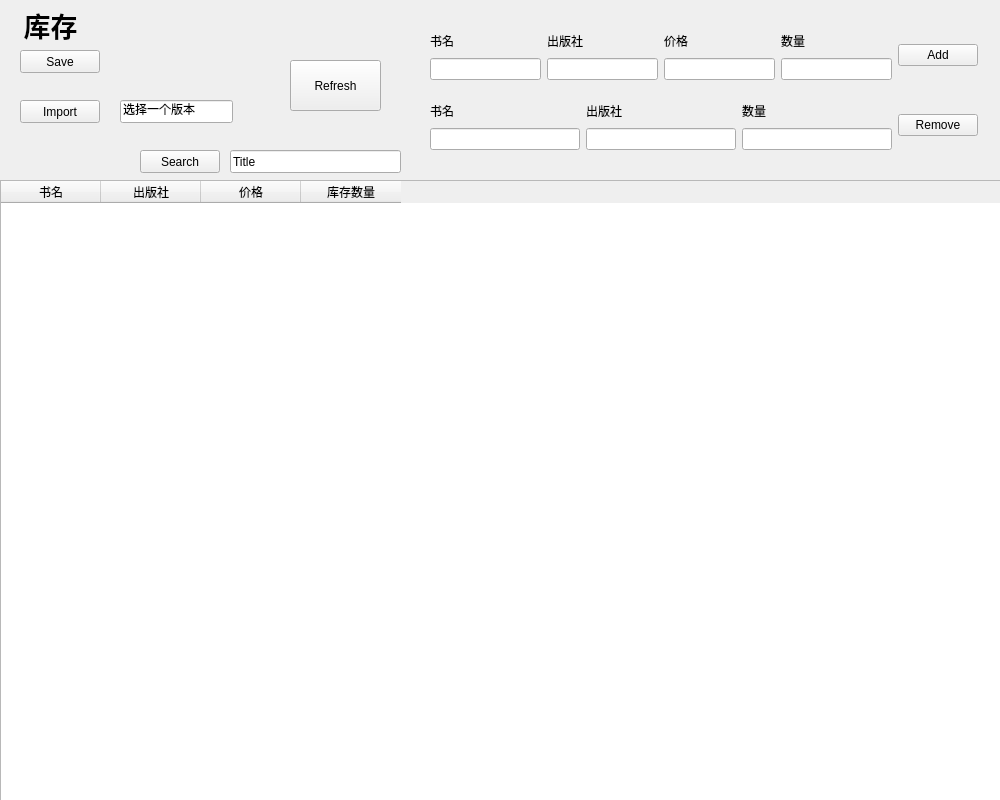
<?xml version="1.0" encoding="UTF-8"?>
<ui version="4.0">
 <class>PGInventory</class>
 <widget class="QWidget" name="PGInventory">
  <property name="geometry">
   <rect>
    <x>0</x>
    <y>0</y>
    <width>1000</width>
    <height>800</height>
   </rect>
  </property>
  <property name="minimumSize">
   <size>
    <width>1000</width>
    <height>800</height>
   </size>
  </property>
  <property name="windowTitle">
   <string>Form</string>
  </property>
  <widget class="QTableWidget" name="tableWidget">
   <property name="geometry">
    <rect>
     <x>0</x>
     <y>180</y>
     <width>1001</width>
     <height>621</height>
    </rect>
   </property>
   <column>
    <property name="text">
     <string>书名</string>
    </property>
   </column>
   <column>
    <property name="text">
     <string>出版社</string>
    </property>
   </column>
   <column>
    <property name="text">
     <string>价格</string>
    </property>
   </column>
   <column>
    <property name="text">
     <string>库存数量</string>
    </property>
   </column>
  </widget>
  <widget class="QWidget" name="layoutWidget">
   <property name="geometry">
    <rect>
     <x>430</x>
     <y>100</y>
     <width>548</width>
     <height>50</height>
    </rect>
   </property>
   <layout class="QHBoxLayout" name="horizontalLayout_3">
    <item>
     <layout class="QHBoxLayout" name="horizontalLayout_4">
      <item>
       <layout class="QVBoxLayout" name="verticalLayout_5">
        <item>
         <widget class="QLabel" name="label_5">
          <property name="text">
           <string>书名</string>
          </property>
         </widget>
        </item>
        <item>
         <widget class="QLineEdit" name="removeTitle"/>
        </item>
       </layout>
      </item>
      <item>
       <layout class="QVBoxLayout" name="verticalLayout_6">
        <item>
         <widget class="QLabel" name="label_6">
          <property name="text">
           <string>出版社</string>
          </property>
         </widget>
        </item>
        <item>
         <widget class="QLineEdit" name="removePress"/>
        </item>
       </layout>
      </item>
      <item>
       <layout class="QVBoxLayout" name="verticalLayout_8">
        <item>
         <widget class="QLabel" name="label_8">
          <property name="text">
           <string>数量</string>
          </property>
         </widget>
        </item>
        <item>
         <widget class="QLineEdit" name="removeAmount"/>
        </item>
       </layout>
      </item>
     </layout>
    </item>
    <item>
     <widget class="QPushButton" name="PBRemove">
      <property name="text">
       <string>Remove</string>
      </property>
     </widget>
    </item>
   </layout>
  </widget>
  <widget class="QWidget" name="layoutWidget">
   <property name="geometry">
    <rect>
     <x>430</x>
     <y>30</y>
     <width>548</width>
     <height>50</height>
    </rect>
   </property>
   <layout class="QHBoxLayout" name="horizontalLayout_2">
    <item>
     <layout class="QHBoxLayout" name="horizontalLayout">
      <item>
       <layout class="QVBoxLayout" name="verticalLayout">
        <item>
         <widget class="QLabel" name="label">
          <property name="text">
           <string>书名</string>
          </property>
         </widget>
        </item>
        <item>
         <widget class="QLineEdit" name="addTitle"/>
        </item>
       </layout>
      </item>
      <item>
       <layout class="QVBoxLayout" name="verticalLayout_2">
        <item>
         <widget class="QLabel" name="label_2">
          <property name="text">
           <string>出版社</string>
          </property>
         </widget>
        </item>
        <item>
         <widget class="QLineEdit" name="addPress"/>
        </item>
       </layout>
      </item>
      <item>
       <layout class="QVBoxLayout" name="verticalLayout_3">
        <item>
         <widget class="QLabel" name="label_3">
          <property name="text">
           <string>价格</string>
          </property>
         </widget>
        </item>
        <item>
         <widget class="QLineEdit" name="addPrice"/>
        </item>
       </layout>
      </item>
      <item>
       <layout class="QVBoxLayout" name="verticalLayout_4">
        <item>
         <widget class="QLabel" name="label_4">
          <property name="text">
           <string>数量</string>
          </property>
         </widget>
        </item>
        <item>
         <widget class="QLineEdit" name="addAmount"/>
        </item>
       </layout>
      </item>
     </layout>
    </item>
    <item>
     <widget class="QPushButton" name="PBAdd">
      <property name="text">
       <string>Add</string>
      </property>
     </widget>
    </item>
   </layout>
  </widget>
  <widget class="QPushButton" name="PBSearch">
   <property name="geometry">
    <rect>
     <x>140</x>
     <y>150</y>
     <width>80</width>
     <height>23</height>
    </rect>
   </property>
   <property name="text">
    <string>Search</string>
   </property>
  </widget>
  <widget class="QLineEdit" name="searchLine">
   <property name="geometry">
    <rect>
     <x>230</x>
     <y>150</y>
     <width>171</width>
     <height>23</height>
    </rect>
   </property>
   <property name="text">
    <string>Title</string>
   </property>
  </widget>
  <widget class="QPushButton" name="PBUpdate">
   <property name="geometry">
    <rect>
     <x>290</x>
     <y>60</y>
     <width>91</width>
     <height>51</height>
    </rect>
   </property>
   <property name="text">
    <string>Refresh</string>
   </property>
  </widget>
  <widget class="QPushButton" name="PBSave">
   <property name="geometry">
    <rect>
     <x>20</x>
     <y>50</y>
     <width>80</width>
     <height>23</height>
    </rect>
   </property>
   <property name="text">
    <string>Save</string>
   </property>
  </widget>
  <widget class="QPushButton" name="PBImport">
   <property name="geometry">
    <rect>
     <x>20</x>
     <y>100</y>
     <width>80</width>
     <height>23</height>
    </rect>
   </property>
   <property name="text">
    <string>Import</string>
   </property>
  </widget>
  <widget class="QLineEdit" name="importLine">
   <property name="geometry">
    <rect>
     <x>120</x>
     <y>100</y>
     <width>113</width>
     <height>23</height>
    </rect>
   </property>
   <property name="text">
    <string>选择一个版本</string>
   </property>
  </widget>
  <widget class="QLabel" name="label_7">
   <property name="geometry">
    <rect>
     <x>0</x>
     <y>0</y>
     <width>101</width>
     <height>51</height>
    </rect>
   </property>
   <property name="text">
    <string>&lt;html&gt;&lt;head/&gt;&lt;body&gt;&lt;p align=&quot;center&quot;&gt;&lt;span style=&quot; font-size:20pt; font-weight:700;&quot;&gt;库存&lt;/span&gt;&lt;/p&gt;&lt;/body&gt;&lt;/html&gt;</string>
   </property>
  </widget>
 </widget>
 <resources/>
 <connections/>
</ui>
